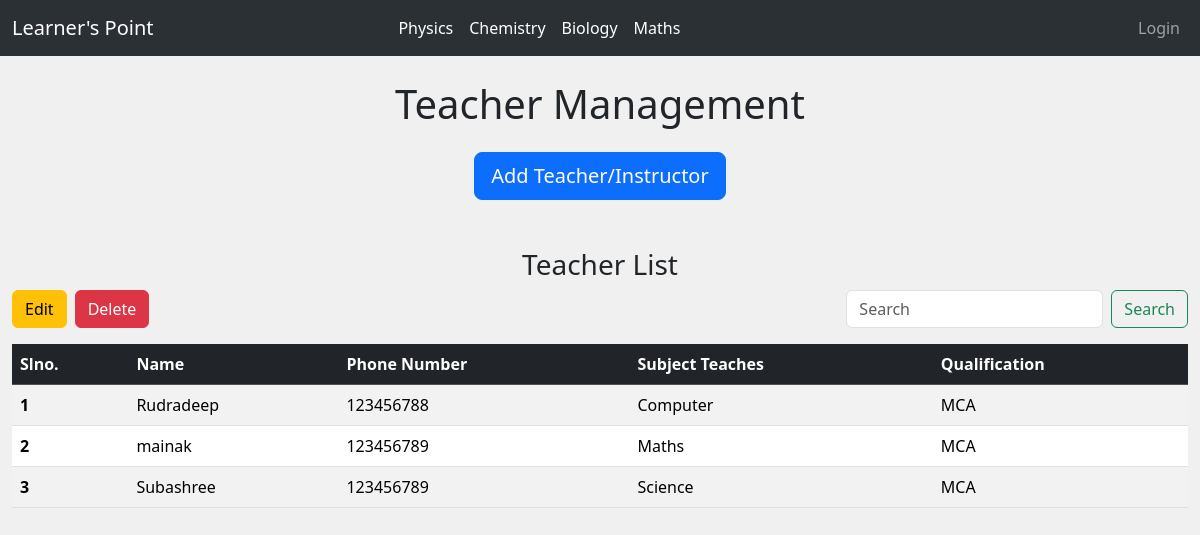
Before: /add-teacher/ with the older database file.
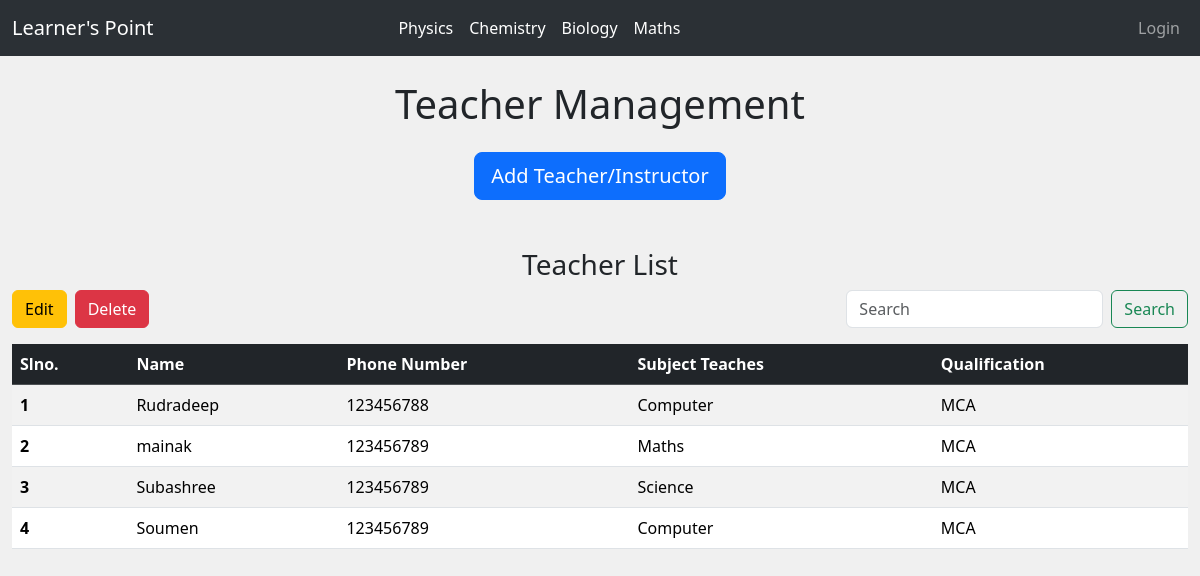
After: the same page with the newer database file.
### myapp/models.py (models this page shows, shortened)
class Teacher(models.Model):
    name = models.CharField(max_length=100)
    phone_number = models.CharField(max_length=15)
    subject_teaches = models.CharField(max_length=100)
    qualification = models.CharField(max_length=100)

### myapp/views.py (the view)
# urls.py: path('add-teacher/', views.add_teacher, name='add_teacher'),
def add_teacher(request):
    search_query = request.GET.get('search', '')  # Get the search query
    if request.method == 'POST':
        form = TeacherForm(request.POST)
        if form.is_valid():
            form.save()
            messages.success(request, 'Teacher added successfully!')
            return redirect('add_teacher')  # Redirect to the same page after saving
    else:
        form = TeacherForm()
    if search_query:
        teachers = Teacher.objects.filter(
            Q(name__icontains=search_query) |
            Q(phone_number__icontains=search_query) |
            Q(subject_teaches__icontains=search_query) |
            Q(qualification__icontains=search_query)
        )
    else:
        teachers = Teacher.objects.all()
    return render(request, 'add_teacher.html', {'form': form, 'teachers': teachers, 'search': search_query})

### myapp/forms.py
class TeacherForm(forms.ModelForm):
    class Meta:
        model = Teacher
        fields = ['name', 'phone_number', 'subject_teaches', 'qualification']
        widgets = {
            'name': forms.TextInput(attrs={'class': 'form-control', 'placeholder': 'Enter teacher name'}),
            'phone_number': forms.TextInput(attrs={'class': 'form-control', 'placeholder': 'Enter phone number'}),
            'subject_teaches': forms.TextInput(attrs={'class': 'form-control', 'placeholder': 'Enter subject taught'}),
            'qualification': forms.TextInput(attrs={'class': 'form-control', 'placeholder': 'Enter qualification'}),
        }

### templates/add_teacher.html (shortened to what this page needs)
{% extends "base.html" %}
{% load static %}
{% block body %}
<div class="container-fluid mt-4">
    <h1 class="mb-4 text-center">Teacher Management</h1>
    <div class="text-center mb-4">
        <button type="button" class="btn btn-primary btn-lg" data-bs-toggle="modal" data-bs-target="#addTeacherModal">
            Add Teacher/Instructor
        </button>
    </div>
    <h3 class="mt-5 text-center">Teacher List</h3>
    <div class="d-flex mb-3">
        <button type="button" class="btn btn-warning me-2" id="toggleEdit">Edit</button>
        <button type="button" class="btn btn-danger" id="toggleDelete">Delete</button>
        <form class="d-inline-flex ms-auto" method="GET" action="{% url 'add_teacher' %}" role="search">
            <input class="form-control me-2" type="search" name="search" placeholder="Search" aria-label="Search" value="{{ request.GET.search }}">
            <button class="btn btn-outline-success" type="submit">Search</button>
        </form>
    </div>
    <div class="table-responsive">
        <table class="table table-striped">
            <thead class="table-dark">
                <tr>
                    <th>Slno.</th>
                    <th>Name</th>
                    <th>Phone Number</th>
                    <th>Subject Teaches</th>
                    <th>Qualification</th>
                </tr>
            </thead>
            <tbody>
                {% for teacher in teachers %}
                <tr>
                    <th scope="row">{{ forloop.counter }}</th>
                    <td>{{ teacher.name }}</td>
                    <td>{{ teacher.phone_number }}</td>
                    <td>{{ teacher.subject_teaches }}</td>
                    <td>{{ teacher.qualification }}</td>
                </tr>
                {% empty %}
                <tr>
                    <td colspan="7" class="text-center text-muted">No teachers found.</td>
                </tr>
                {% endfor %}
            </tbody>
        </table>
    </div>
</div>
{% endblock body %}

Changed rows visible on the page:
added Teacher: name "Soumen", phone_number "123456789", subject_teaches "Computer", qualification "MCA"
